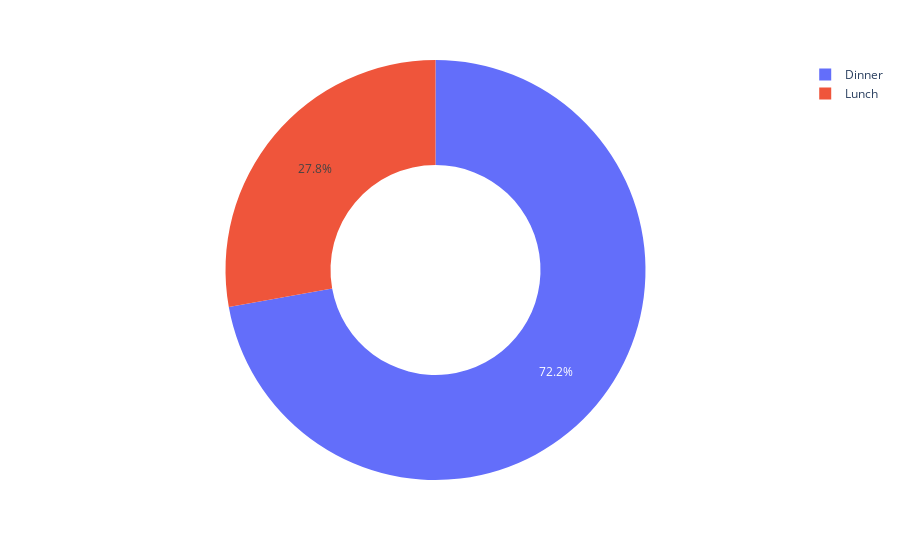

Notebook source saved alongside this figure:
### Code cell
figure = px.pie(data, 
             values='tip', 
             names='time',hole = 0.5)
figure.show()

### Figure 1 — Plotly figure (JSON) as saved in the notebook; plotly's stock layout.template omitted (floating-point values rounded to 4 significant figures; data arrays with more than 128 entries replaced by an {"elided": "..."} marker saying what was removed)
{"data": [{"domain": {"x": [0, 1], "y": [0, 1]}, "hole": 0.5, "hovertemplate": "time=%{label}<br>tip=%{value}<extra></extra>", "labels": {"elided": "244 str values"}, "legendgroup": "", "name": "", "showlegend": true, "type": "pie", "values": {"elided": "244 int values"}}], "layout": {"autosize": true, "legend": {"tracegroupgap": 0}, "margin": {"t": 60}}}
